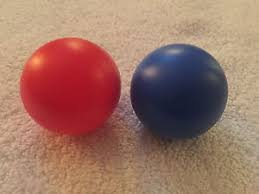
#> input picture red_blue.jpg, 259 x 194 px; its folder holds only this picture in this run
$ python -i get_color_blobs.py   (imports and definitions only)   (older library calls are emulated)
#> lines starting #> are read from the running program, lines starting #| are printed output that depends on the picture; after the words box and inside, x2 and y2 are one past the last pixel; in counts of white or black regions, pixels touching at a corner belong together
### classes/Cfg.py
import sys
from argparse import ArgumentParser

import numpy as np

# robot python version 3.5.3
# robot OpenCV version 3.4.13

# fixed configuration
FOLDER_LOGS = "./logs/"
FOLDER_IMAGES = FOLDER_LOGS + "pictures/"
FOLDER_MAPS = "./maps/"

# Fixed parameters
ROBOT_L = 117  # distance between robot wheels
ROBOT_r = 26.7  # radius of robots wheels
LIGHT_OFFSET = 95  # x offset of the light sensor
LIN_VEL = 80  # stable velocity for linear motion (mm/s)
ANG_VEL = np.deg2rad(30)  # stable velocity for angular motion (rad/s)
CAMERA_WIDTH = 640  # camera width to obtain (px)
CAMERA_HEIGHT = 480  # camera height to obtain (px)


class __CFG:
    """
    Allows to have different arguments depending on which file is imported.
    In the header use
    Cfg.add_argument(...) // same parameters as parser.add_argument()

    Then simply use
    Cfg.parameter
    """

    def __init__(self, wrapped):
        self.__setattrs__(wrapped)
        self.__parser = ArgumentParser()  # global parser

    # [6 lines left out: function add_argument, not called in this run]

    def __setattrs__(self, obj):
        """ setattr foreach """
        for key, value in vars(obj).items():
            setattr(self, key, value)
#> further down, picture is the input picture: shape (194, 259, 3); mean B, G, R 101.1, 115.3, 156.8

    def __getattr__(self, name):
        """ parses first time """
        if self.__parser is not None:
            # not parsed, parse and try again
            self.__setattrs__(self.__parser.parse_args())
            self.__parser = None
            return getattr(self, name)
        else:
            # bad argument
            raise AttributeError("Cfg doesn't contains " + name)


sys.modules[__name__] = __CFG(sys.modules[__name__])

### functions/get_color_blobs.py
# Standard imports
import cv2
import numpy as np

from classes import Cfg

# [1 line not run here, left out]

# Setup default values for SimpleBlobDetector parameters.
params = cv2.SimpleBlobDetector_Params()

# These are just examples, tune your own if needed
# Change thresholds
params.minThreshold = 10
params.maxThreshold = 200

# Filter by Area
params.filterByArea = False
params.minArea = 150 * 4
params.maxArea = 50000 * 4

# Filter by Circularity
params.filterByCircularity = False
params.minCircularity = 0.1

# Filter by Color
params.filterByColor = True
# not directly color, but intensity on the channel input
params.blobColor = 255
params.filterByConvexity = False
params.filterByInertia = False

# Create a detector with the parameters
ver = cv2.__version__.split('.')
if int(ver[0]) < 3:
    detector = cv2.SimpleBlobDetector(params)
else:
    detector = cv2.SimpleBlobDetector_create(params)


def get_color_blobs(img_BGR, rangeMin=(160, 80, 50), rangeMax=(10, 255, 255)):
    """
    Returns the detected blobs of a BGR image between an range of HSV color
    :param img_BGR: The BGR image to apply the detector
    :param rangeMin: The min HSV value to be detected
    :param rangeMax: The max HSV value to be detected
    """
#> called with rangeMin = (160, 80, 50), rangeMax = (10, 255, 255)
    # keypoints on original image (will look for blobs in grayscale)
    image = cv2.cvtColor(img_BGR, cv2.COLOR_BGR2HSV)
#> image: shape (194, 259, 3); mean H, S, V 50.3, 103.2, 160.4

    # HSV FORMAT ranges
    if rangeMin[0] > rangeMax[0]:
        rangeMin1 = rangeMin
        rangeMax1 = (179, rangeMax[1], rangeMax[2])

        rangeMin2 = (0, rangeMin[1], rangeMin[2])
        rangeMax2 = rangeMax
    else:
        rangeMin1 = rangeMin
        rangeMax1 = rangeMin

        rangeMin2 = rangeMin
        rangeMax2 = rangeMax

    # Obtain the mask
    mask1 = cv2.inRange(image, rangeMin1, rangeMax1)
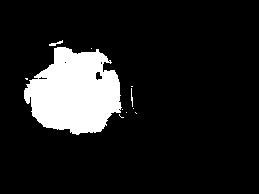
#> mask1: shape (194, 259); 12.2% white; 11 white regions (8 under 20 px), largest, box (x1, y1, x2, y2) and area: (24, 47, 122, 135) 6069, (49, 40, 63, 46) 35, (131, 88, 133, 107) 23
    mask2 = cv2.inRange(image, rangeMin2, rangeMax2)
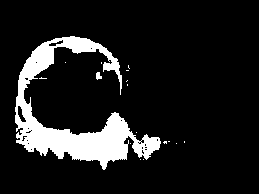
#> mask2: shape (194, 259); 11.9% white; 17 white regions (15 under 20 px), largest, box (x1, y1, x2, y2) and area: (15, 36, 161, 170) 5883, (96, 72, 102, 80) 34
    mask = mask1 | mask2
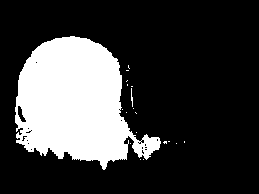
#> mask: shape (194, 259); 24.1% white; 19 white regions (17 under 20 px), largest, box (x1, y1, x2, y2) and area: (15, 36, 161, 170) 12045, (131, 88, 133, 107) 23

    # some morphological operations (closing) to remove small blobs
    mask = cv2.erode(mask, cv2.getStructuringElement(cv2.MORPH_RECT, (8, 8)))
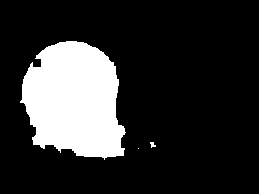
#> mask: shape (194, 259); 18.6% white; 3 white regions (1 under 20 px), largest, box (x1, y1, x2, y2) and area: (20, 41, 126, 160) 9317, (150, 142, 156, 148) 22
    mask = cv2.dilate(mask, cv2.getStructuringElement(cv2.MORPH_RECT, (10, 10)))
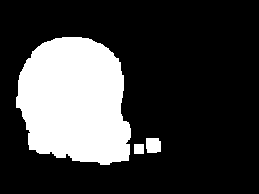
#> mask: shape (194, 259); 23.8% white; 3 white regions, box (x1, y1, x2, y2) and area: (16, 37, 131, 165) 11651, (146, 138, 161, 153) 211, (134, 144, 144, 154) 100

    if cv2.countNonZero(mask) == 0:
        # nothing to search
        return []

    # apply the mask
    keypoints = detector.detect(mask)
#> keypoints = 3 keypoints; (x, y, size): (74, 101, 122.1), (153, 145, 15), (138, 148, 10.3)
    # keypoints = cv2.HoughCircles(mask, cv2.HOUGH_GRADIENT, 1, 150, param1=100, param2=20, minRadius=20, maxRadius=200)

    if Cfg.color_blobs:
        regions = cv2.cvtColor(mask, cv2.COLOR_GRAY2RGB)

        for kp in keypoints:
            print("Keypoint:", kp.pt[0], kp.pt[1], kp.size)

        # Show mask and blobs found
        im_with_keypoints = cv2.drawKeypoints(img_BGR, keypoints, np.array([]), (255, 255, 255),
                                              cv2.DRAW_MATCHES_FLAGS_DRAW_RICH_KEYPOINTS)

        cv2.imshow("Detected Regions", cv2.flip(np.hstack([regions, im_with_keypoints]), -1))
        cv2.waitKey(1)

    return keypoints


def get_blob(img_BGR, rangeMin=(160, 80, 50), rangeMax=(10, 255, 255)):
    """
    Returns the most promising blob (the bigger) of a BGR image between an range of HSV color
    :param img_BGR: The BGR image to apply the detector
    :param rangeMin: The min HSV value to be detected
    :param rangeMax: The max HSV value to be detected
    """
    blobs = get_color_blobs(img_BGR, rangeMin, rangeMax)
    blob = max(blobs, default=None, key=lambda item: item.size)

    return (blob.pt[0] / Cfg.CAMERA_WIDTH, blob.pt[1] / Cfg.CAMERA_HEIGHT) if blob is not None else None


def position_reached(img_BGR, rangeMin=(160, 80, 50), rangeMax=(10, 255, 255)):
    """
    Returns if the robot has reached the position to catch the ball
        given an image and the range of colours of the ball
    :param img_BGR: The BGR image to apply the detector
    :param rangeMin: The min HSV value to be detected
    :param rangeMax: The max HSV value to be detected
    """
    image = cv2.cvtColor(img_BGR, cv2.COLOR_BGR2HSV)
    if rangeMin[0] > rangeMax[0]:
        rangeMin1 = rangeMin
        rangeMax1 = (179, rangeMax[1], rangeMax[2])

        rangeMin2 = (0, rangeMin[1], rangeMin[2])
        rangeMax2 = rangeMax
    else:
        rangeMin1 = rangeMin
        rangeMax1 = rangeMin

        rangeMin2 = rangeMin
        rangeMax2 = rangeMax

    # Obtain the mask
    mask1 = cv2.inRange(image, rangeMin1, rangeMax1)
    mask2 = cv2.inRange(image, rangeMin2, rangeMax2)
    mask = mask1 | mask2

    PX = int(Cfg.CAMERA_HEIGHT / 4.8)
    return cv2.countNonZero(mask[0:PX, :]) / Cfg.CAMERA_WIDTH / PX > 0.55

>>> import cv2
>>> picture = cv2.imread('../red_blue.jpg')
#> (the run stopped early here; a loop or call above may not have finished)

$ run again, on AM-lejos.png
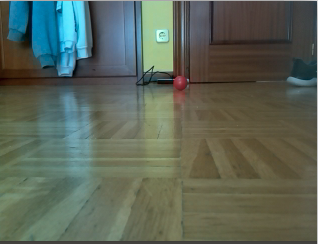
#> input picture AM-lejos.png, 318 x 244 px
#> picture is the input picture: shape (244, 318, 3); mean B, G, R 88.1, 100.7, 90.5
#> image: shape (244, 318, 3); mean H, S, V 49.1, 74.5, 107.8
#> in get_color_blobs, `mask1 = cv2.inRange(image, rangeMin1, rangeMax1)`:
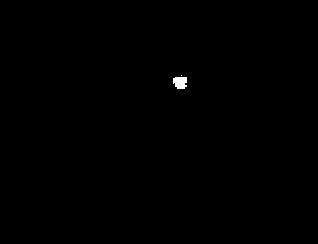
#> mask1: shape (244, 318); 0.19% white; 2 white regions (1 under 20 px), largest, box (x1, y1, x2, y2) and area: (173, 77, 187, 89) 143
#> mask2: shape (244, 318); 0.8% white; 36 white regions (31 under 20 px), largest, box (x1, y1, x2, y2) and area: (173, 83, 187, 105) 187, (173, 65, 189, 77) 121, (189, 73, 201, 89) 106, (209, 49, 221, 57) 31, (243, 44, 253, 51) 23
#> in get_color_blobs, `mask = cv2.dilate(mask, cv2.getStructuringElement(cv2.MORPH_RECT, (10,..`:
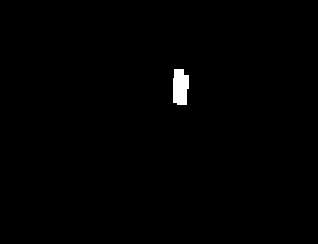
#> mask: shape (244, 318); 0.64% white; 1 white region, box (x1, y1, x2, y2) and area: (173, 69, 189, 105) 497
#> keypoints = 1 keypoints; (x, y, size): (180, 87, 26.3)
